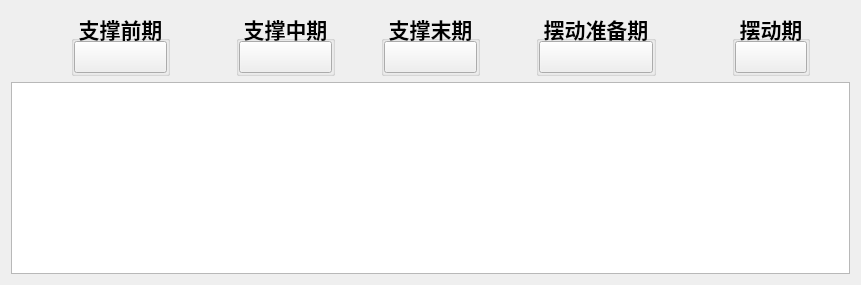
      <widget class="QWidget" name="tab_10">
       <attribute name="icon">
        <iconset>
         <selectedoff>:/icon/image/white.PNG</selectedoff>
         <selectedon>:/icon/image/red.PNG</selectedon>
        </iconset>
       </attribute>
       <attribute name="title">
        <string>UpHill</string>
       </attribute>
       <layout class="QVBoxLayout" name="verticalLayout_11">
        <item>
         <layout class="QHBoxLayout" name="horizontalLayout_14">
          <item>
           <spacer name="horizontalSpacer_56">
            <property name="orientation">
             <enum>Qt::Horizontal</enum>
            </property>
            <property name="sizeType">
             <enum>QSizePolicy::Preferred</enum>
            </property>
            <property name="sizeHint" stdset="0">
             <size>
              <width>60</width>
              <height>20</height>
             </size>
            </property>
           </spacer>
          </item>
          <item>
           <widget class="QGroupBox" name="groupBox_48">
            <property name="enabled">
             <bool>true</bool>
            </property>
            <property name="font">
             <font>
              <family>Times New Roman</family>
              <pointsize>16</pointsize>
              <weight>75</weight>
              <bold>true</bold>
             </font>
            </property>
            <property name="styleSheet">
             <string notr="true"/>
            </property>
            <property name="title">
             <string>支撑前期</string>
            </property>
            <property name="alignment">
             <set>Qt::AlignCenter</set>
            </property>
            <property name="flat">
             <bool>true</bool>
            </property>
            <property name="checkable">
             <bool>false</bool>
            </property>
            <layout class="QGridLayout" name="gridLayout_48">
             <property name="sizeConstraint">
              <enum>QLayout::SetNoConstraint</enum>
             </property>
             <property name="leftMargin">
              <number>0</number>
             </property>
             <property name="topMargin">
              <number>0</number>
             </property>
             <property name="rightMargin">
              <number>0</number>
             </property>
             <property name="bottomMargin">
              <number>0</number>
             </property>
             <property name="verticalSpacing">
              <number>6</number>
             </property>
             <item row="0" column="0">
              <widget class="MyPushbutton" name="pushButton_17">
               <property name="text">
                <string/>
               </property>
              </widget>
             </item>
            </layout>
           </widget>
          </item>
          <item>
           <spacer name="horizontalSpacer_57">
            <property name="orientation">
             <enum>Qt::Horizontal</enum>
            </property>
            <property name="sizeType">
             <enum>QSizePolicy::Preferred</enum>
            </property>
            <property name="sizeHint" stdset="0">
             <size>
              <width>60</width>
              <height>20</height>
             </size>
            </property>
           </spacer>
          </item>
          <item>
           <widget class="QGroupBox" name="groupBox_49">
            <property name="enabled">
             <bool>true</bool>
            </property>
            <property name="font">
             <font>
              <family>Times New Roman</family>
              <pointsize>16</pointsize>
              <weight>75</weight>
              <bold>true</bold>
             </font>
            </property>
            <property name="styleSheet">
             <string notr="true"/>
            </property>
            <property name="title">
             <string>支撑中期</string>
            </property>
            <property name="alignment">
             <set>Qt::AlignCenter</set>
            </property>
            <property name="flat">
             <bool>true</bool>
            </property>
            <property name="checkable">
             <bool>false</bool>
            </property>
            <layout class="QGridLayout" name="gridLayout_49">
             <property name="sizeConstraint">
              <enum>QLayout::SetNoConstraint</enum>
             </property>
             <property name="leftMargin">
              <number>0</number>
             </property>
             <property name="topMargin">
              <number>0</number>
             </property>
             <property name="rightMargin">
              <number>0</number>
             </property>
             <property name="bottomMargin">
              <number>0</number>
             </property>
             <property name="verticalSpacing">
              <number>6</number>
             </property>
             <item row="0" column="0">
              <widget class="MyPushbutton" name="pushButton_18">
               <property name="text">
                <string/>
               </property>
              </widget>
             </item>
            </layout>
           </widget>
          </item>
          <item>
           <spacer name="horizontalSpacer_58">
            <property name="orientation">
             <enum>Qt::Horizontal</enum>
            </property>
            <property name="sizeType">
             <enum>QSizePolicy::Preferred</enum>
            </property>
            <property name="sizeHint" stdset="0">
             <size>
              <width>40</width>
              <height>20</height>
             </size>
            </property>
           </spacer>
          </item>
          <item>
           <widget class="QGroupBox" name="groupBox_50">
            <property name="enabled">
             <bool>true</bool>
            </property>
            <property name="font">
             <font>
              <family>Times New Roman</family>
              <pointsize>16</pointsize>
              <weight>75</weight>
              <bold>true</bold>
             </font>
            </property>
            <property name="styleSheet">
             <string notr="true"/>
            </property>
            <property name="title">
             <string>支撑末期</string>
            </property>
            <property name="alignment">
             <set>Qt::AlignCenter</set>
            </property>
            <property name="flat">
             <bool>true</bool>
            </property>
            <property name="checkable">
             <bool>false</bool>
            </property>
            <layout class="QGridLayout" name="gridLayout_50">
             <property name="sizeConstraint">
              <enum>QLayout::SetNoConstraint</enum>
             </property>
             <property name="leftMargin">
              <number>0</number>
             </property>
             <property name="topMargin">
              <number>0</number>
             </property>
             <property name="rightMargin">
              <number>0</number>
             </property>
             <property name="bottomMargin">
              <number>0</number>
             </property>
             <property name="verticalSpacing">
              <number>6</number>
             </property>
             <item row="0" column="0">
              <widget class="MyPushbutton" name="pushButton_19">
               <property name="text">
                <string/>
               </property>
              </widget>
             </item>
            </layout>
           </widget>
          </item>
          <item>
           <spacer name="horizontalSpacer_59">
            <property name="orientation">
             <enum>Qt::Horizontal</enum>
            </property>
            <property name="sizeType">
             <enum>QSizePolicy::Preferred</enum>
            </property>
            <property name="sizeHint" stdset="0">
             <size>
              <width>50</width>
              <height>20</height>
             </size>
            </property>
           </spacer>
          </item>
          <item>
           <widget class="QGroupBox" name="groupBox_51">
            <property name="enabled">
             <bool>true</bool>
            </property>
            <property name="font">
             <font>
              <family>Times New Roman</family>
              <pointsize>16</pointsize>
              <weight>75</weight>
              <bold>true</bold>
             </font>
            </property>
            <property name="styleSheet">
             <string notr="true"/>
            </property>
            <property name="title">
             <string>摆动准备期</string>
            </property>
            <property name="alignment">
             <set>Qt::AlignCenter</set>
            </property>
            <property name="flat">
             <bool>true</bool>
            </property>
            <property name="checkable">
             <bool>false</bool>
            </property>
            <layout class="QGridLayout" name="gridLayout_51">
             <property name="sizeConstraint">
              <enum>QLayout::SetNoConstraint</enum>
             </property>
             <property name="leftMargin">
              <number>0</number>
             </property>
             <property name="topMargin">
              <number>0</number>
             </property>
             <property name="rightMargin">
              <number>0</number>
             </property>
             <property name="bottomMargin">
              <number>0</number>
             </property>
             <property name="verticalSpacing">
              <number>6</number>
             </property>
             <item row="0" column="0">
              <widget class="MyPushbutton" name="pushButton_20">
               <property name="text">
                <string/>
               </property>
              </widget>
             </item>
            </layout>
           </widget>
          </item>
          <item>
           <spacer name="horizontalSpacer_60">
            <property name="orientation">
             <enum>Qt::Horizontal</enum>
            </property>
            <property name="sizeType">
             <enum>QSizePolicy::Preferred</enum>
            </property>
            <property name="sizeHint" stdset="0">
             <size>
              <width>70</width>
              <height>20</height>
             </size>
            </property>
           </spacer>
          </item>
          <item>
           <widget class="QGroupBox" name="groupBox_52">
            <property name="enabled">
             <bool>true</bool>
            </property>
            <property name="font">
             <font>
              <family>Times New Roman</family>
              <pointsize>16</pointsize>
              <weight>75</weight>
              <bold>true</bold>
             </font>
            </property>
            <property name="styleSheet">
             <string notr="true"/>
            </property>
            <property name="title">
             <string>摆动期</string>
            </property>
            <property name="alignment">
             <set>Qt::AlignCenter</set>
            </property>
            <property name="flat">
             <bool>true</bool>
            </property>
            <property name="checkable">
             <bool>false</bool>
            </property>
            <layout class="QGridLayout" name="gridLayout_52">
             <property name="sizeConstraint">
              <enum>QLayout::SetNoConstraint</enum>
             </property>
             <property name="leftMargin">
              <number>0</number>
             </property>
             <property name="topMargin">
              <number>0</number>
             </property>
             <property name="rightMargin">
              <number>0</number>
             </property>
             <property name="bottomMargin">
              <number>0</number>
             </property>
             <property name="verticalSpacing">
              <number>6</number>
             </property>
             <item row="0" column="0">
              <widget class="MyPushbutton" name="pushButton_21">
               <property name="text">
                <string/>
               </property>
              </widget>
             </item>
            </layout>
           </widget>
          </item>
          <item>
           <spacer name="horizontalSpacer_61">
            <property name="orientation">
             <enum>Qt::Horizontal</enum>
            </property>
            <property name="sizeType">
             <enum>QSizePolicy::Expanding</enum>
            </property>
            <property name="sizeHint" stdset="0">
             <size>
              <width>40</width>
              <height>20</height>
             </size>
            </property>
           </spacer>
          </item>
         </layout>
        </item>
        <item>
         <widget class="QGraphicsView" name="graphicsuphill_2"/>
        </item>
       </layout>
      </widget>
